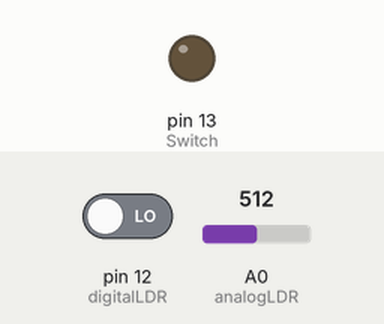
Recording of a sketch running on a simulated Arduino Uno, built with avr-gcc and run on an emulated ATmega328P. On the bench: output pins drawn as LEDs (lit = HIGH). The test bench sets the inputs (shaded band); at power-on: A0 (analogLDR) = 512, pin 12 (digitalLDR) LOW. What the sketch prints to the serial monitor is not drawn.

Above: at 1.2 s.
1.3 s: A0 (analogLDR) set to 308
2.8 s: A0 (analogLDR) set to 282
At 3.8 s:
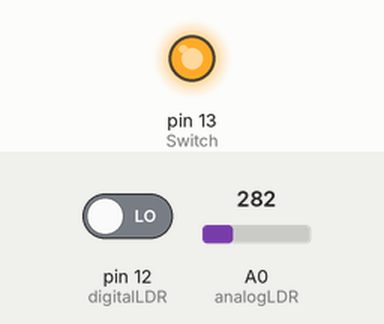
Timing chart, 0 to 5.8 s (numbered marks = the images above; inputs shaded):
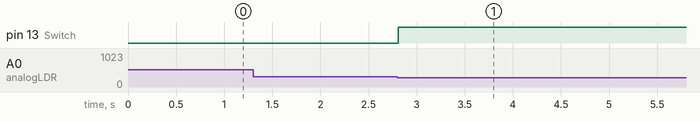

Measured:
- the behaviour switches between 301 and 300 on A0 (analogLDR) (found by bisection; images 0 and 1)
- after the input at 1.3 s, every drawn part: stays the same
- after the input at 2.8 s, pin 13 (Switch): LOW → HIGH at once

The sketch:

Street_light.ino
```cpp
int analogLDR = A0;
int digitalLDR = 12;
int Switch = 13;
int Buzzer = 6;

void setup() {
  pinMode(analogLDR, INPUT);
  pinMode(digitalLDR, INPUT);
  pinMode(Switch, OUTPUT);
  Serial.begin(9600);
}

int Amount_of_light(){
  int LDR_status = analogRead(analogLDR);
  int intensity = map(LDR_status, 1, 1023, 1, 100);
  return intensity;
}

int Light_is_defective(){
  Serial.println(digitalLDR);
  return digitalRead(digitalLDR);
}

void loop() {
  int intensity = Amount_of_light();
  while (intensity >= 30){
    digitalWrite(Switch, LOW);
    intensity = Amount_of_light();
    if (Light_is_defective() == 1){
      Serial.println("Light is defective");
    }
  }
  noTone(Buzzer);
  digitalWrite(Switch, HIGH);
}
```
